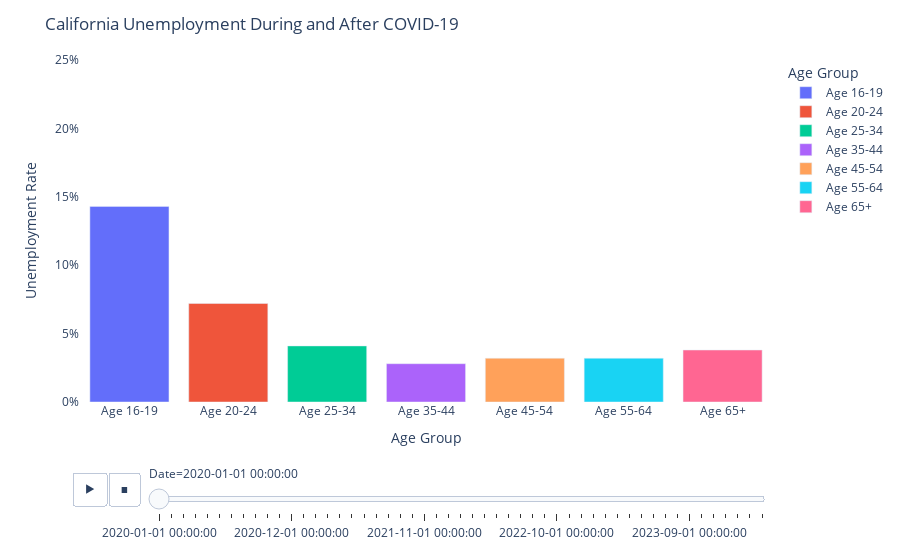

Write notebook code for a chart like this one.
### Markdown cell above
I also saw this animated bar plot in the Kaggle.com code section and definitely wanted to use it in my analysis of this dataset. This animated bar chart visualizes the unemployment rate for different age groups over time, specifically focusing on the period during and after the COVID-19 pandemic in California. Each frame of the animation represents a different date, showing how the unemployment rate changes over time for each age group.

### Code cell
# Filter the dataset for dates after December 31, 2019
filtered_data = unemployment_data2[unemployment_data2['Date'] > '2019-12-31']

# Create the animated bar plot using Plotly Express
fig = px.bar(filtered_data, 
             x='Age Group', 
             y='Unemployment Rate', 
             animation_frame='Date', 
             color='Age Group',
             range_y=[0, .25])

# Update layout properties
fig.update_layout(
    plot_bgcolor='white',
    yaxis_tickformat=".0%",  # Format y-axis tick labels as percentage
    title='California Unemployment During and After COVID-19'  # Set title
)

fig.show()

### Figure 1 — Plotly figure (JSON) as saved in the notebook; plotly's stock layout.template omitted (floating-point values rounded to 4 significant figures)
{"data": [{"alignmentgroup": "True", "hovertemplate": "Age Group=%{x}<br>Date=2020-01-01 00:00:00<br>Unemployment Rate=%{y}<extra></extra>", "legendgroup": "Age 16-19", "marker": {"color": "#636efa", "pattern": {"shape": ""}}, "name": "Age 16-19", "offsetgroup": "Age 16-19", "orientation": "v", "showlegend": true, "textposition": "auto", "type": "bar", "x": ["Age 16-19"], "xaxis": "x", "y": [0.143], "yaxis": "y"}, {"alignmentgroup": "True", "hovertemplate": "Age Group=%{x}<br>Date=2020-01-01 00:00:00<br>Unemployment Rate=%{y}<extra></extra>", "legendgroup": "Age 20-24", "marker": {"color": "#EF553B", "pattern": {"shape": ""}}, "name": "Age 20-24", "offsetgroup": "Age 20-24", "orientation": "v", "showlegend": true, "textposition": "auto", "type": "bar", "x": ["Age 20-24"], "xaxis": "x", "y": [0.072], "yaxis": "y"}, {"alignmentgroup": "True", "hovertemplate": "Age Group=%{x}<br>Date=2020-01-01 00:00:00<br>Unemployment Rate=%{y}<extra></extra>", "legendgroup": "Age 25-34", "marker": {"color": "#00cc96", "pattern": {"shape": ""}}, "name": "Age 25-34", "offsetgroup": "Age 25-34", "orientation": "v", "showlegend": true, "textposition": "auto", "type": "bar", "x": ["Age 25-34"], "xaxis": "x", "y": [0.041], "yaxis": "y"}, {"alignmentgroup": "True", "hovertemplate": "Age Group=%{x}<br>Date=2020-01-01 00:00:00<br>Unemployment Rate=%{y}<extra></extra>", "legendgroup": "Age 35-44", "marker": {"color": "#ab63fa", "pattern": {"shape": ""}}, "name": "Age 35-44", "offsetgroup": "Age 35-44", "orientation": "v", "showlegend": true, "textposition": "auto", "type": "bar", "x": ["Age 35-44"], "xaxis": "x", "y": [0.028], "yaxis": "y"}, {"alignmentgroup": "True", "hovertemplate": "Age Group=%{x}<br>Date=2020-01-01 00:00:00<br>Unemployment Rate=%{y}<extra></extra>", "legendgroup": "Age 45-54", "marker": {"color": "#FFA15A", "pattern": {"shape": ""}}, "name": "Age 45-54", "offsetgroup": "Age 45-54", "orientation": "v", "showlegend": true, "textposition": "auto", "type": "bar", "x": ["Age 45-54"], "xaxis": "x", "y": [0.032], "yaxis": "y"}, {"alignmentgroup": "True", "hovertemplate": "Age Group=%{x}<br>Date=2020-01-01 00:00:00<br>Unemployment Rate=%{y}<extra></extra>", "legendgroup": "Age 55-64", "marker": {"color": "#19d3f3", "pattern": {"shape": ""}}, "name": "Age 55-64", "offsetgroup": "Age 55-64", "orientation": "v", "showlegend": true, "textposition": "auto", "type": "bar", "x": ["Age 55-64"], "xaxis": "x", "y": [0.032], "yaxis": "y"}, {"alignmentgroup": "True", "hovertemplate": "Age Group=%{x}<br>Date=2020-01-01 00:00:00<br>Unemployment Rate=%{y}<extra></extra>", "legendgroup": "Age 65+", "marker": {"color": "#FF6692", "pattern": {"shape": ""}}, "name": "Age 65+", "offsetgroup": "Age 65+", "orientation": "v", "showlegend": true, "textposition": "auto", "type": "bar", "x": ["Age 65+"], "xaxis": "x", "y": [0.038], "yaxis": "y"}], "layout": {"barmode": "relative", "legend": {"title": {"text": "Age Group"}, "tracegroupgap": 0}, "margin": {"t": 60}, "plot_bgcolor": "white", "sliders": [{"active": 0, "currentvalue": {"prefix": "Date="}, "len": 0.9, "pad": {"b": 10, "t": 60}, "steps": [{"args": [["2020-01-01 00:00:00"], {"frame": {"duration": 0, "redraw": true}, "fromcurrent": true, "mode": "immediate", "transition": {"duration": 0, "easing": "linear"}}], "label": "2020-01-01 00:00:00", "method": "animate"}, {"args": [["2020-02-01 00:00:00"], {"frame": {"duration": 0, "redraw": true}, "fromcurrent": true, "mode": "immediate", "transition": {"duration": 0, "easing": "linear"}}], "label": "2020-02-01 00:00:00", "method": "animate"}, {"args": [["2020-03-01 00:00:00"], {"frame": {"duration": 0, "redraw": true}, "fromcurrent": true, "mode": "immediate", "transition": {"duration": 0, "easing": "linear"}}], "label": "2020-03-01 00:00:00", "method": "animate"}, {"args": [["2020-04-01 00:00:00"], {"frame": {"duration": 0, "redraw": true}, "fromcurrent": true, "mode": "immediate", "transition": {"duration": 0, "easing": "linear"}}], "label": "2020-04-01 00:00:00", "method": "animate"}, {"args": [["2020-05-01 00:00:00"], {"frame": {"duration": 0, "redraw": true}, "fromcurrent": true, "mode": "immediate", "transition": {"duration": 0, "easing": "linear"}}], "label": "2020-05-01 00:00:00", "method": "animate"}, {"args": [["2020-06-01 00:00:00"], {"frame": {"duration": 0, "redraw": true}, "fromcurrent": true, "mode": "immediate", "transition": {"duration": 0, "easing": "linear"}}], "label": "2020-06-01 00:00:00", "method": "animate"}, {"args": [["2020-07-01 00:00:00"], {"frame": {"duration": 0, "redraw": true}, "fromcurrent": true, "mode": "immediate", "transition": {"duration": 0, "easing": "linear"}}], "label": "2020-07-01 00:00:00", "method": "animate"}, {"args": [["2020-08-01 00:00:00"], {"frame": {"duration": 0, "redraw": true}, "fromcurrent": true, "mode": "immediate", "transition": {"duration": 0, "easing": "linear"}}], "label": "2020-08-01 00:00:00", "method": "animate"}, {"args": [["2020-09-01 00:00:00"], {"frame": {"duration": 0, "redraw": true}, "fromcurrent": true, "mode": "immediate", "transition": {"duration": 0, "easing": "linear"}}], "label": "2020-09-01 00:00:00", "method": "animate"}, {"args": [["2020-10-01 00:00:00"], {"frame": {"duration": 0, "redraw": true}, "fromcurrent": true, "mode": "immediate", "transition": {"duration": 0, "easing": "linear"}}], "label": "2020-10-01 00:00:00", "method": "animate"}, {"args": [["2020-11-01 00:00:00"], {"frame": {"duration": 0, "redraw": true}, "fromcurrent": true, "mode": "immediate", "transition": {"duration": 0, "easing": "linear"}}], "label": "2020-11-01 00:00:00", "method": "animate"}, {"args": [["2020-12-01 00:00:00"], {"frame": {"duration": 0, "redraw": true}, "fromcurrent": true, "mode": "immediate", "transition": {"duration": 0, "easing": "linear"}}], "label": "2020-12-01 00:00:00", "method": "animate"}, {"args": [["2021-01-01 00:00:00"], {"frame": {"duration": 0, "redraw": true}, "fromcurrent": true, "mode": "immediate", "transition": {"duration": 0, "easing": "linear"}}], "label": "2021-01-01 00:00:00", "method": "animate"}, {"args": [["2021-02-01 00:00:00"], {"frame": {"duration": 0, "redraw": true}, "fromcurrent": true, "mode": "immediate", "transition": {"duration": 0, "easing": "linear"}}], "label": "2021-02-01 00:00:00", "method": "animate"}, {"args": [["2021-03-01 00:00:00"], {"frame": {"duration": 0, "redraw": true}, "fromcurrent": true, "mode": "immediate", "transition": {"duration": 0, "easing": "linear"}}], "label": "2021-03-01 00:00:00", "method": "animate"}, {"args": [["2021-04-01 00:00:00"], {"frame": {"duration": 0, "redraw": true}, "fromcurrent": true, "mode": "immediate", "transition": {"duration": 0, "easing": "linear"}}], "label": "2021-04-01 00:00:00", "method": "animate"}, {"args": [["2021-05-01 00:00:00"], {"frame": {"duration": 0, "redraw": true}, "fromcurrent": true, "mode": "immediate", "transition": {"duration": 0, "easing": "linear"}}], "label": "2021-05-01 00:00:00", "method": "animate"}, {"args": [["2021-06-01 00:00:00"], {"frame": {"duration": 0, "redraw": true}, "fromcurrent": true, "mode": "immediate", "transition": {"duration": 0, "easing": "linear"}}], "label": "2021-06-01 00:00:00", "method": "animate"}, {"args": [["2021-07-01 00:00:00"], {"frame": {"duration": 0, "redraw": true}, "fromcurrent": true, "mode": "immediate", "transition": {"duration": 0, "easing": "linear"}}], "label": "2021-07-01 00:00:00", "method": "animate"}, {"args": [["2021-08-01 00:00:00"], {"frame": {"duration": 0, "redraw": true}, "fromcurrent": true, "mode": "immediate", "transition": {"duration": 0, "easing": "linear"}}], "label": "2021-08-01 00:00:00", "method": "animate"}, {"args": [["2021-09-01 00:00:00"], {"frame": {"duration": 0, "redraw": true}, "fromcurrent": true, "mode": "immediate", "transition": {"duration": 0, "easing": "linear"}}], "label": "2021-09-01 00:00:00", "method": "animate"}, {"args": [["2021-10-01 00:00:00"], {"frame": {"duration": 0, "redraw": true}, "fromcurrent": true, "mode": "immediate", "transition": {"duration": 0, "easing": "linear"}}], "label": "2021-10-01 00:00:00", "method": "animate"}, {"args": [["2021-11-01 00:00:00"], {"frame": {"duration": 0, "redraw": true}, "fromcurrent": true, "mode": "immediate", "transition": {"duration": 0, "easing": "linear"}}], "label": "2021-11-01 00:00:00", "method": "animate"}, {"args": [["2021-12-01 00:00:00"], {"frame": {"duration": 0, "redraw": true}, "fromcurrent": true, "mode": "immediate", "transition": {"duration": 0, "easing": "linear"}}], "label": "2021-12-01 00:00:00", "method": "animate"}, {"args": [["2022-01-01 00:00:00"], {"frame": {"duration": 0, "redraw": true}, "fromcurrent": true, "mode": "immediate", "transition": {"duration": 0, "easing": "linear"}}], "label": "2022-01-01 00:00:00", "method": "animate"}, {"args": [["2022-02-01 00:00:00"], {"frame": {"duration": 0, "redraw": true}, "fromcurrent": true, "mode": "immediate", "transition": {"duration": 0, "easing": "linear"}}], "label": "2022-02-01 00:00:00", "method": "animate"}, {"args": [["2022-03-01 00:00:00"], {"frame": {"duration": 0, "redraw": true}, "fromcurrent": true, "mode": "immediate", "transition": {"duration": 0, "easing": "linear"}}], "label": "2022-03-01 00:00:00", "method": "animate"}, {"args": [["2022-04-01 00:00:00"], {"frame": {"duration": 0, "redraw": true}, "fromcurrent": true, "mode": "immediate", "transition": {"duration": 0, "easing": "linear"}}], "label": "2022-04-01 00:00:00", "method": "animate"}, {"args": [["2022-05-01 00:00:00"], {"frame": {"duration": 0, "redraw": true}, "fromcurrent": true, "mode": "immediate", "transition": {"duration": 0, "easing": "linear"}}], "label": "2022-05-01 00:00:00", "method": "animate"}, {"args": [["2022-06-01 00:00:00"], {"frame": {"duration": 0, "redraw": true}, "fromcurrent": true, "mode": "immediate", "transition": {"duration": 0, "easing": "linear"}}], "label": "2022-06-01 00:00:00", "method": "animate"}, {"args": [["2022-07-01 00:00:00"], {"frame": {"duration": 0, "redraw": true}, "fromcurrent": true, "mode": "immediate", "transition": {"duration": 0, "easing": "linear"}}], "label": "2022-07-01 00:00:00", "method": "animate"}, {"args": [["2022-08-01 00:00:00"], {"frame": {"duration": 0, "redraw": true}, "fromcurrent": true, "mode": "immediate", "transition": {"duration": 0, "easing": "linear"}}], "label": "2022-08-01 00:00:00", "method": "animate"}, {"args": [["2022-09-01 00:00:00"], {"frame": {"duration": 0, "redraw": true}, "fromcurrent": true, "mode": "immediate", "transition": {"duration": 0, "easing": "linear"}}], "label": "2022-09-01 00:00:00", "method": "animate"}, {"args": [["2022-10-01 00:00:00"], {"frame": {"duration": 0, "redraw": true}, "fromcurrent": true, "mode": "immediate", "transition": {"duration": 0, "easing": "linear"}}], "label": "2022-10-01 00:00:00", "method": "animate"}, {"args": [["2022-11-01 00:00:00"], {"frame": {"duration": 0, "redraw": true}, "fromcurrent": true, "mode": "immediate", "transition": {"duration": 0, "easing": "linear"}}], "label": "2022-11-01 00:00:00", "method": "animate"}, {"args": [["2022-12-01 00:00:00"], {"frame": {"duration": 0, "redraw": true}, "fromcurrent": true, "mode": "immediate", "transition": {"duration": 0, "easing": "linear"}}], "label": "2022-12-01 00:00:00", "method": "animate"}, {"args": [["2023-01-01 00:00:00"], {"frame": {"duration": 0, "redraw": true}, "fromcurrent": true, "mode": "immediate", "transition": {"duration": 0, "easing": "linear"}}], "label": "2023-01-01 00:00:00", "method": "animate"}, {"args": [["2023-02-01 00:00:00"], {"frame": {"duration": 0, "redraw": true}, "fromcurrent": true, "mode": "immediate", "transition": {"duration": 0, "easing": "linear"}}], "label": "2023-02-01 00:00:00", "method": "animate"}, {"args": [["2023-03-01 00:00:00"], {"frame": {"duration": 0, "redraw": true}, "fromcurrent": true, "mode": "immediate", "transition": {"duration": 0, "easing": "linear"}}], "label": "2023-03-01 00:00:00", "method": "animate"}, {"args": [["2023-04-01 00:00:00"], {"frame": {"duration": 0, "redraw": true}, "fromcurrent": true, "mode": "immediate", "transition": {"duration": 0, "easing": "linear"}}], "label": "2023-04-01 00:00:00", "method": "animate"}, {"args": [["2023-05-01 00:00:00"], {"frame": {"duration": 0, "redraw": true}, "fromcurrent": true, "mode": "immediate", "transition": {"duration": 0, "easing": "linear"}}], "label": "2023-05-01 00:00:00", "method": "animate"}, {"args": [["2023-06-01 00:00:00"], {"frame": {"duration": 0, "redraw": true}, "fromcurrent": true, "mode": "immediate", "transition": {"duration": 0, "easing": "linear"}}], "label": "2023-06-01 00:00:00", "method": "animate"}, {"args": [["2023-07-01 00:00:00"], {"frame": {"duration": 0, "redraw": true}, "fromcurrent": true, "mode": "immediate", "transition": {"duration": 0, "easing": "linear"}}], "label": "2023-07-01 00:00:00", "method": "animate"}, {"args": [["2023-08-01 00:00:00"], {"frame": {"duration": 0, "redraw": true}, "fromcurrent": true, "mode": "immediate", "transition": {"duration": 0, "easing": "linear"}}], "label": "2023-08-01 00:00:00", "method": "animate"}, {"args": [["2023-09-01 00:00:00"], {"frame": {"duration": 0, "redraw": true}, "fromcurrent": true, "mode": "immediate", "transition": {"duration": 0, "easing": "linear"}}], "label": "2023-09-01 00:00:00", "method": "animate"}, {"args": [["2023-10-01 00:00:00"], {"frame": {"duration": 0, "redraw": true}, "fromcurrent": true, "mode": "immediate", "transition": {"duration": 0, "easing": "linear"}}], "label": "2023-10-01 00:00:00", "method": "animate"}, {"args": [["2023-11-01 00:00:00"], {"frame": {"duration": 0, "redraw": true}, "fromcurrent": true, "mode": "immediate", "transition": {"duration": 0, "easing": "linear"}}], "label": "2023-11-01 00:00:00", "method": "animate"}, {"args": [["2023-12-01 00:00:00"], {"frame": {"duration": 0, "redraw": true}, "fromcurrent": true, "mode": "immediate", "transition": {"duration": 0, "easing": "linear"}}], "label": "2023-12-01 00:00:00", "method": "animate"}, {"args": [["2024-01-01 00:00:00"], {"frame": {"duration": 0, "redraw": true}, "fromcurrent": true, "mode": "immediate", "transition": {"duration": 0, "easing": "linear"}}], "label": "2024-01-01 00:00:00", "method": "animate"}, {"args": [["2024-02-01 00:00:00"], {"frame": {"duration": 0, "redraw": true}, "fromcurrent": true, "mode": "immediate", "transition": {"duration": 0, "easing": "linear"}}], "label": "2024-02-01 00:00:00", "method": "animate"}, {"args": [["2024-03-01 00:00:00"], {"frame": {"duration": 0, "redraw": true}, "fromcurrent": true, "mode": "immediate", "transition": {"duration": 0, "easing": "linear"}}], "label": "2024-03-01 00:00:00", "method": "animate"}], "x": 0.1, "xanchor": "left", "y": 0, "yanchor": "top"}], "title": {"text": "California Unemployment During and After COVID-19"}, "updatemenus": [{"buttons": [{"args": [null, {"frame": {"duration": 500, "redraw": true}, "fromcurrent": true, "mode": "immediate", "transition": {"duration": 500, "easing": "linear"}}], "label": "&#9654;", "method": "animate"}, {"args": [[null], {"frame": {"duration": 0, "redraw": true}, "fromcurrent": true, "mode": "immediate", "transition": {"duration": 0, "easing": "linear"}}], "label": "&#9724;", "method": "animate"}], "direction": "left", "pad": {"r": 10, "t": 70}, "showactive": false, "type": "buttons", "x": 0.1, "xanchor": "right", "y": 0, "yanchor": "top"}], "xaxis": {"anchor": "y", "categoryarray": ["Age 16-19", "Age 20-24", "Age 25-34", "Age 35-44", "Age 45-54", "Age 55-64", "Age 65+"], "categoryorder": "array", "domain": [0, 1], "title": {"text": "Age Group"}}, "yaxis": {"anchor": "x", "domain": [0, 1], "range": [0, 0.25], "tickformat": ".0%", "title": {"text": "Unemployment Rate"}}}}
